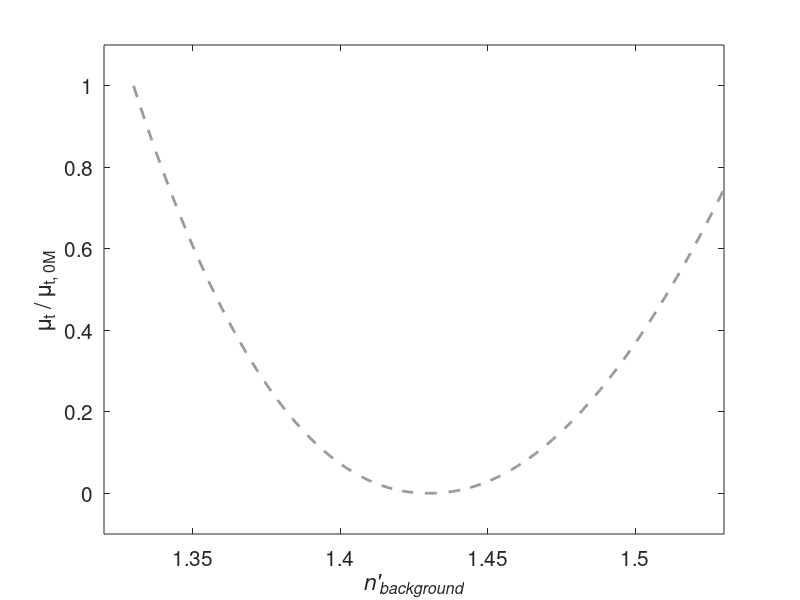

The MATLAB script that drew this image:
% Function: theoretical prediction of scattering prediction in relation to
% change of background refractive index
% Reference: Eq.6 (Pg.3) in Optical Clearing of Tissues and Blood, Tuchin
n_background = linspace(1.33,1.53,101);
n_silica = 1.43; % refractive index of silica
m = n_silica ./ n_background;
relative_mu_s = abs((m-1).^2.09) / abs((m(1)-1).^2.09);
%% Plotting
figure(1);clf;
plot(n_background,relative_mu_s,'--','Color',[0.6,0.6,0.6],'Linewidth',2);
xlabel('\it{n''}_{background}');
ylabel('\mu_t / \mu_{t, 0M}');
axis([1.32,1.53,-0.1,1.1]);
set(gca,'Fontsize',15);